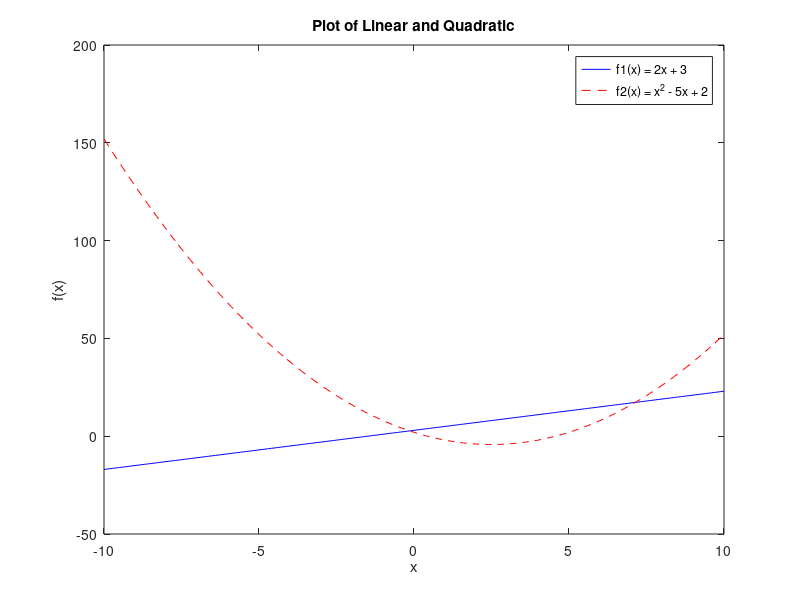

The MATLAB script that drew this image: (Note: this script raises an error after producing the figure.)
%Mohammed Masud Chowdhury Mahir (2215151105)
x = -10:0.1:10;

f1 = 2*x + 3;
f2 = x.^2 - 5*x + 2;

plot(x,f1,'-b');
hold on;
plot(x,f2,'r--');
xlabel('x');
ylabel('f(x)');
title('Plot of Linear and Quadratic');
legend('f1(x) = 2x + 3','f2(x) = x^2 - 5x + 2');


syms k;
k1 = 2*k + 3;
k2 = k.^2 - 5*k+ 2;

sol = double(solve(k1 == k2 , k));

disp(sol);
